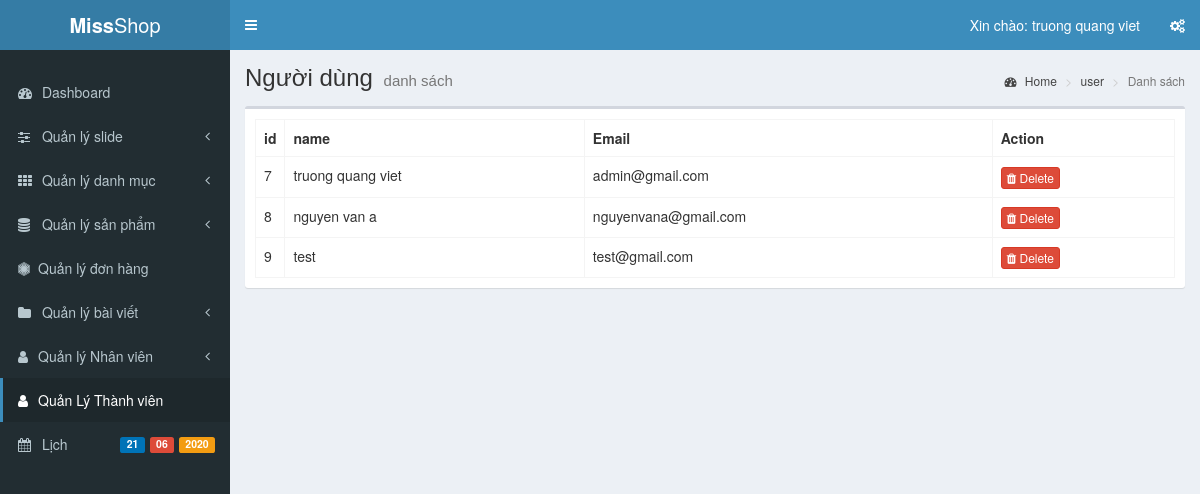
Screenshot of /admin/modules/user/index.php (signed in) with the database file from the repository.
### tables this page shows
CREATE TABLE `customers` (
  `id` int(11) NOT NULL,
  `name` varchar(255) DEFAULT NULL,
  `email` varchar(100) DEFAULT NULL,
  `password` varchar(255) DEFAULT NULL
);

### libraries/Database.php (called while the page is built, shortened)
<?php
class Database {
    protected $link;
    public function __construct() {
        $this->link = mysqli_connect("localhost", "root", "", "doan") or die("ket noi khong thanh cong");
        mysqli_set_charset($this->link, "utf8");
    }
    public function fetchAll($table) {
        $sql = "SELECT * FROM {$table} WHERE 1";
        $result = mysqli_query($this->link, $sql) or die("Lỗi Truy Vấn fetchAll " . mysqli_error($this->link));
        $data = [];
        if ($result) {
            while ($num = mysqli_fetch_assoc($result)) {
                $data[] = $num;
            }
        }
        return $data;
    }
}

### admin/modules/user/index.php (the view, shortened to what this page needs)
<?php
require "../../layouts/head.php";
?>
<?php
$user = new Database();
$data = $user->fetchAll("customers");
?>
    <body class="hold-transition skin-blue sidebar-mini">
<div class="wrapper">
<?php require "../../layouts/header.php" ?>
<?php require "../../layouts/sidebar.php" ?>
    <div class="content-wrapper">
        <section class="content-header">
            <h1>
                Người dùng
                <small>danh sách</small>
            </h1>
            <ol class="breadcrumb">
                <li><a href="#"><i class="fa fa-dashboard"></i> Home</a></li>
                <li><a href="#">user</a></li>
                <li class="active">Danh sách</li>
            </ol>
        </section>
        <section class="content">
            <div class="box">
                <div class="box-body">
                    <table class="table table-bordered">
                        <tbody>
                        <tr>
                            <th style="width: 10px">id</th>
                            <th>name</th>
                            <th>Email</th>
                            <th>Action</th>
                        </tr>
                        <?php foreach ($data as $item): ?>
                            <tr>
                                <td><?= $item['id'] ?></td>
                                <td><?= $item['name'] ?></td>
                                <td><?= $item['email'] ?></td>
                                <td>
                                    <a class="btn btn-xs btn-danger" onclick="return confirm('Bạn chắc chắn xóa? ')"
                                       href="delete.php?id=<?= $item['id'] ?>"><i class="fa fa-trash"></i>
                                        Delete</a>
                                </td>
                            </tr>
                        <?php endforeach; ?>
                        </tbody>
                    </table>
                </div>
            </div>
        </section>
    </div>
<?php require "../../layouts/footer.php" ?>

### rows the page displays
customers: id "7", name "truong quang viet", email "admin@gmail.com"
customers: id "8", name "nguyen van a", email "nguyenvana@gmail.com"
customers: id "9", name "test", email "test@gmail.com"

### other values shown
$_SESSION['user_name'] "truong quang viet"
